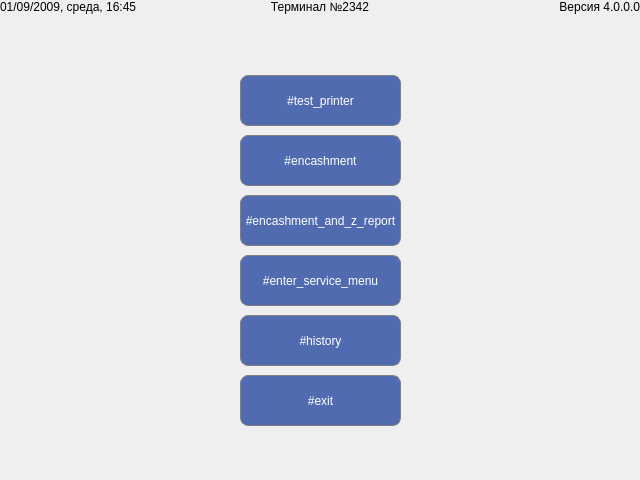
<?xml version="1.0" encoding="UTF-8"?>
<ui version="4.0">
  <class>AutoEncashmentWindow</class>
  <widget class="QWidget" name="AutoEncashmentWindow">
    <property name="geometry">
      <rect>
        <x>0</x>
        <y>0</y>
        <width>640</width>
        <height>480</height>
      </rect>
    </property>
    <property name="maximumSize">
      <size>
        <width>640</width>
        <height>480</height>
      </size>
    </property>
    <property name="windowTitle">
      <string />
    </property>
    <property name="styleSheet">
      <string notr="true">/* common styles */
        QPushButton
        {
        color: white;
        background-color: rgba(80, 107, 176);
        border: 1px solid gray;
        border-radius: 8px;
        padding-left: 1px;
        padding-right: 1px;
        }

        QPushButton:disabled
        {
        color: gray;
        background-color: lightgray;
        }

        QPushButton:pressed
        {
        background-color: rgba(98, 141, 191);
        }

        QTabBar::tab
        {
        background: rgba(186, 200, 232);
        border-top: 1px solid #C4C4C3;
        border-left: 1px solid #C4C4C3;
        border-right: 1px solid #C4C4C3;
        border-top-left-radius: 4px;
        border-top-right-radius: 4px;
        min-width: 26ex;
        min-height: 8ex;
        padding: 2px;
        }

        QTabBar::tab:selected
        {
        background: white;
        }

        QLineEdit
        {
        padding: 8;
        border: 2px solid rgba(160, 175, 211);
        border-radius: 10px;
        }

        /* MainServiceWindow styles*/
        QWidget#ServiceMenuWindow
        {
        background-color: white;
        }

        QWidget#wNumericPad
        {
        background: rgba(247, 245, 237);
        border-radius: 10px;
        }

        QWidget#wNumericPad QPushButton
        {
        font: 16pt bold;
        }
</string>
    </property>
    <layout class="QGridLayout" name="gridLayout">
      <property name="leftMargin">
        <number>0</number>
      </property>
      <property name="topMargin">
        <number>0</number>
      </property>
      <property name="rightMargin">
        <number>0</number>
      </property>
      <property name="bottomMargin">
        <number>0</number>
      </property>
      <property name="spacing">
        <number>6</number>
      </property>
      <item row="0" column="0">
        <layout class="QHBoxLayout" name="hlTitle">
          <property name="leftMargin">
            <number>0</number>
          </property>
          <property name="rightMargin">
            <number>0</number>
          </property>
          <item>
            <widget class="QLabel" name="lbCurrentDate">
              <property name="text">
                <string notr="true">01/09/2009, среда, 16:45</string>
              </property>
            </widget>
          </item>
          <item>
            <widget class="QLabel" name="lbTerminalNumber">
              <property name="text">
                <string notr="true">Терминал №2342</string>
              </property>
              <property name="alignment">
                <set>Qt::AlignCenter</set>
              </property>
            </widget>
          </item>
          <item>
            <widget class="QLabel" name="lbVersion">
              <property name="text">
                <string notr="true">Версия 4.0.0.0</string>
              </property>
              <property name="alignment">
                <set>Qt::AlignRight|Qt::AlignTrailing|Qt::AlignVCenter</set>
              </property>
            </widget>
          </item>
        </layout>
      </item>
      <item row="1" column="0">
        <widget class="QStackedWidget" name="stackedWidget">
          <property name="currentIndex">
            <number>0</number>
          </property>
          <widget class="QWidget" name="page">
            <layout class="QVBoxLayout" name="verticalLayout_2">
              <property name="spacing">
                <number>0</number>
              </property>
              <property name="leftMargin">
                <number>0</number>
              </property>
              <property name="topMargin">
                <number>0</number>
              </property>
              <property name="rightMargin">
                <number>0</number>
              </property>
              <property name="bottomMargin">
                <number>0</number>
              </property>
              <item>
                <layout class="QVBoxLayout" name="verticalLayout">
                  <property name="spacing">
                    <number>9</number>
                  </property>
                  <item>
                    <spacer name="verticalSpacer">
                      <property name="orientation">
                        <enum>Qt::Vertical</enum>
                      </property>
                      <property name="sizeHint" stdset="0">
                        <size>
                          <width>20</width>
                          <height>40</height>
                        </size>
                      </property>
                    </spacer>
                  </item>
                  <item>
                    <layout class="QHBoxLayout" name="horizontalLayout_6">
                      <item>
                        <spacer name="horizontalSpacer_1">
                          <property name="orientation">
                            <enum>Qt::Horizontal</enum>
                          </property>
                          <property name="sizeHint" stdset="0">
                            <size>
                              <width>40</width>
                              <height>20</height>
                            </size>
                          </property>
                        </spacer>
                      </item>
                      <item>
                        <widget class="QPushButton" name="btnTestPrinter">
                          <property name="minimumSize">
                            <size>
                              <width>161</width>
                              <height>51</height>
                            </size>
                          </property>
                          <property name="text">
                            <string>#test_printer</string>
                          </property>
                        </widget>
                      </item>
                      <item>
                        <spacer name="horizontalSpacer_2_1">
                          <property name="orientation">
                            <enum>Qt::Horizontal</enum>
                          </property>
                          <property name="sizeHint" stdset="0">
                            <size>
                              <width>40</width>
                              <height>20</height>
                            </size>
                          </property>
                        </spacer>
                      </item>
                    </layout>
                  </item>
                  <item>
                    <layout class="QHBoxLayout" name="horizontalLayout_5">
                      <item>
                        <spacer name="horizontalSpacer">
                          <property name="orientation">
                            <enum>Qt::Horizontal</enum>
                          </property>
                          <property name="sizeHint" stdset="0">
                            <size>
                              <width>40</width>
                              <height>20</height>
                            </size>
                          </property>
                        </spacer>
                      </item>
                      <item>
                        <widget class="QPushButton" name="btnEncashment">
                          <property name="minimumSize">
                            <size>
                              <width>161</width>
                              <height>51</height>
                            </size>
                          </property>
                          <property name="text">
                            <string>#encashment</string>
                          </property>
                        </widget>
                      </item>
                      <item>
                        <spacer name="horizontalSpacer_2">
                          <property name="orientation">
                            <enum>Qt::Horizontal</enum>
                          </property>
                          <property name="sizeHint" stdset="0">
                            <size>
                              <width>40</width>
                              <height>20</height>
                            </size>
                          </property>
                        </spacer>
                      </item>
                    </layout>
                  </item>
                  <item>
                    <layout class="QHBoxLayout" name="horizontalLayout_4">
                      <item>
                        <spacer name="horizontalSpacer_3">
                          <property name="orientation">
                            <enum>Qt::Horizontal</enum>
                          </property>
                          <property name="sizeHint" stdset="0">
                            <size>
                              <width>40</width>
                              <height>20</height>
                            </size>
                          </property>
                        </spacer>
                      </item>
                      <item>
                        <widget class="QPushButton" name="btnEncashmentAndZReport">
                          <property name="minimumSize">
                            <size>
                              <width>161</width>
                              <height>51</height>
                            </size>
                          </property>
                          <property name="text">
                            <string>#encashment_and_z_report</string>
                          </property>
                        </widget>
                      </item>
                      <item>
                        <spacer name="horizontalSpacer_4">
                          <property name="orientation">
                            <enum>Qt::Horizontal</enum>
                          </property>
                          <property name="sizeHint" stdset="0">
                            <size>
                              <width>40</width>
                              <height>20</height>
                            </size>
                          </property>
                        </spacer>
                      </item>
                    </layout>
                  </item>
                  <item>
                    <layout class="QHBoxLayout" name="horizontalLayout_2">
                      <item>
                        <spacer name="horizontalSpacer_5">
                          <property name="orientation">
                            <enum>Qt::Horizontal</enum>
                          </property>
                          <property name="sizeHint" stdset="0">
                            <size>
                              <width>40</width>
                              <height>20</height>
                            </size>
                          </property>
                        </spacer>
                      </item>
                      <item>
                        <widget class="QPushButton" name="btnEnterServiceMenu">
                          <property name="minimumSize">
                            <size>
                              <width>161</width>
                              <height>51</height>
                            </size>
                          </property>
                          <property name="text">
                            <string>#enter_service_menu</string>
                          </property>
                        </widget>
                      </item>
                      <item>
                        <spacer name="horizontalSpacer_6">
                          <property name="orientation">
                            <enum>Qt::Horizontal</enum>
                          </property>
                          <property name="sizeHint" stdset="0">
                            <size>
                              <width>40</width>
                              <height>20</height>
                            </size>
                          </property>
                        </spacer>
                      </item>
                    </layout>
                  </item>
                  <item>
                    <layout class="QHBoxLayout" name="horizontalLayout_7">
                      <item>
                        <spacer name="horizontalSpacer_7_1">
                          <property name="orientation">
                            <enum>Qt::Horizontal</enum>
                          </property>
                          <property name="sizeHint" stdset="0">
                            <size>
                              <width>40</width>
                              <height>20</height>
                            </size>
                          </property>
                        </spacer>
                      </item>
                      <item>
                        <widget class="QPushButton" name="btnShowHistory">
                          <property name="minimumSize">
                            <size>
                              <width>161</width>
                              <height>51</height>
                            </size>
                          </property>
                          <property name="text">
                            <string>#history</string>
                          </property>
                        </widget>
                      </item>
                      <item>
                        <spacer name="horizontalSpacer_71">
                          <property name="orientation">
                            <enum>Qt::Horizontal</enum>
                          </property>
                          <property name="sizeHint" stdset="0">
                            <size>
                              <width>40</width>
                              <height>20</height>
                            </size>
                          </property>
                        </spacer>
                      </item>
                    </layout>
                  </item>
                  <item>
                    <layout class="QHBoxLayout" name="horizontalLayout">
                      <item>
                        <spacer name="horizontalSpacer_7">
                          <property name="orientation">
                            <enum>Qt::Horizontal</enum>
                          </property>
                          <property name="sizeHint" stdset="0">
                            <size>
                              <width>40</width>
                              <height>20</height>
                            </size>
                          </property>
                        </spacer>
                      </item>
                      <item>
                        <widget class="QPushButton" name="btnExit">
                          <property name="minimumSize">
                            <size>
                              <width>161</width>
                              <height>51</height>
                            </size>
                          </property>
                          <property name="text">
                            <string>#exit</string>
                          </property>
                        </widget>
                      </item>
                      <item>
                        <spacer name="horizontalSpacer_8">
                          <property name="orientation">
                            <enum>Qt::Horizontal</enum>
                          </property>
                          <property name="sizeHint" stdset="0">
                            <size>
                              <width>40</width>
                              <height>20</height>
                            </size>
                          </property>
                        </spacer>
                      </item>
                    </layout>
                  </item>
                  <item>
                    <spacer name="verticalSpacer_2">
                      <property name="orientation">
                        <enum>Qt::Vertical</enum>
                      </property>
                      <property name="sizeHint" stdset="0">
                        <size>
                          <width>20</width>
                          <height>40</height>
                        </size>
                      </property>
                    </spacer>
                  </item>
                </layout>
              </item>
            </layout>
          </widget>
          <widget class="QWidget" name="page_2">
            <layout class="QVBoxLayout" name="verticalLayoutHistory" stretch="0">
              <item>
                <layout class="QHBoxLayout" name="horizontalLayout_13">
                  <item>
                    <widget class="QPushButton" name="btnBack">
                      <property name="minimumSize">
                        <size>
                          <width>161</width>
                          <height>51</height>
                        </size>
                      </property>
                      <property name="text">
                        <string>#back</string>
                      </property>
                    </widget>
                  </item>
                  <item>
                    <spacer name="horizontalSpacer_20">
                      <property name="orientation">
                        <enum>Qt::Horizontal</enum>
                      </property>
                      <property name="sizeHint" stdset="0">
                        <size>
                          <width>40</width>
                          <height>20</height>
                        </size>
                      </property>
                    </spacer>
                  </item>
                </layout>
              </item>
            </layout>
          </widget>
        </widget>
      </item>
    </layout>
  </widget>
  <resources />
  <connections />
</ui>
